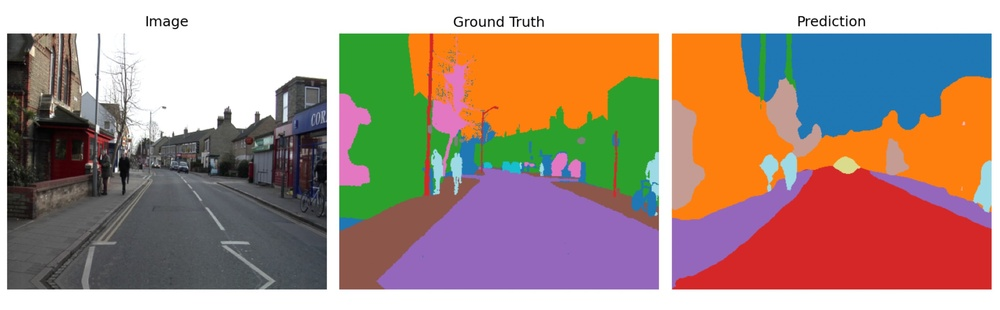
#> input picture pic/SMP.jpg, 1000 x 310 px, shrunk from 2769 x 858 before the run
$ python extract1.py --image pic/SMP.jpg
#> lines starting #> are read from the running program, lines starting #| are printed output that depends on the picture; after the words box and inside, x2 and y2 are one past the last pixel; in counts of white or black regions, pixels touching at a corner belong together
#!/usr/bin/env python3
# -*- coding: utf-8 -*-
"""
图像独立元素分离脚本

功能：
    - 从 PNG 图片中自动分离独立视觉元素
    - 每个元素输出为带透明通道的 PNG 文件，保存在 output/{图片名}/ 下
    - 优先使用图片自带的透明通道；若无则基于颜色背景估计 + 连通分量生成前景

用法：
    # 处理 test_img 目录下所有 PNG
    python extract.py

    # 处理单张图片
    python extract.py --image test_img/xxx.png
"""

import argparse
import os
import sys
import warnings

# 可选：如需屏蔽 OpenCV 或 NumPy 的警告可取消下一行注释
warnings.filterwarnings("ignore", category=UserWarning)

import cv2
import numpy as np

# ---------------------------------------------------------------------------
# 配置：目录与默认参数
# ---------------------------------------------------------------------------
SCRIPT_DIR = os.path.dirname(os.path.abspath(__file__))
DEFAULT_INPUT_DIR = os.path.join(SCRIPT_DIR, "test_img")
DEFAULT_OUTPUT_DIR = os.path.join(SCRIPT_DIR, "output")
# 连通分量最小面积（像素），过小的斑点视为噪点
MIN_ELEMENT_AREA = 100
# 颜色距离阈值（无 alpha 时的背景分割）
DEFAULT_COLOR_THRESHOLD = 30


def _ensure_rgba(img_bgr, alpha=None):
    """将 BGR 转为 BGRA；若提供 alpha 则使用，否则不透明。"""
    if img_bgr is None:
        return None
    if len(img_bgr.shape) == 2:
        img_bgr = cv2.cvtColor(img_bgr, cv2.COLOR_GRAY2BGR)
    if img_bgr.shape[2] == 4:
        return img_bgr  # 已是 BGRA
    if alpha is not None:
        return cv2.merge((img_bgr, alpha))
    return cv2.merge((img_bgr, np.full(img_bgr.shape[:2], 255, dtype=np.uint8)))


def _read_png(path):
    """
    读取 PNG，兼容带/不带透明通道。
    返回 (BGR 或 BGRA 的 ndarray, 是否有 alpha)。
    """
    img = cv2.imread(path, cv2.IMREAD_UNCHANGED)
    if img is None:
        return None, False
    if len(img.shape) == 2:
        img = cv2.cvtColor(img, cv2.COLOR_GRAY2BGR)
    has_alpha = img.shape[2] == 4
    return img, has_alpha


def _get_mask_from_alpha(img):
    """从带透明通道的图中取二值前景掩码（非完全透明为前景）。"""
    if img.shape[2] != 4:
        return None
    alpha = img[:, :, 3]
    _, mask = cv2.threshold(alpha, 1, 255, cv2.THRESH_BINARY)
    return mask


def _detect_background_color(img_bgr):
    """从图像四角区域估计背景颜色（BGR）。"""
    h, w = img_bgr.shape[:2]
    s = min(15, h // 2, w // 2)
    if s <= 0:
        return np.array([255, 255, 255], dtype=np.uint8)
    regions = [
        img_bgr[0:s, 0:s],
        img_bgr[0:s, w - s : w],
        img_bgr[h - s : h, 0:s],
        img_bgr[h - s : h, w - s : w],
    ]
    return np.median(np.vstack([r.reshape(-1, 3) for r in regions]), axis=0).astype(np.uint8)


def _color_distance(p, bg):
    return np.sqrt(np.sum((p.astype(np.float32) - bg.astype(np.float32)) ** 2))


def _get_mask_from_color(img_bgr, bg_color, threshold):
    """根据与背景色的距离得到二值前景掩码。"""
    h, w = img_bgr.shape[:2]
    bg = np.array(bg_color, dtype=np.float32).reshape(1, 1, 3)
    dist = np.sqrt(np.sum((img_bgr.astype(np.float32) - bg) ** 2, axis=2))
    mask = (dist > threshold).astype(np.uint8) * 255
    kernel = np.ones((3, 3), np.uint8)
    mask = cv2.morphologyEx(mask, cv2.MORPH_OPEN, kernel)
    return mask


def _connected_components(mask, min_area=MIN_ELEMENT_AREA):
    """
    对二值掩码做连通分量分析，返回每个前景成分的 (标签图, 成分数量)。
    标签 0 为背景，1..N 为各独立元素。
    """
    num_labels, labels, stats, _ = cv2.connectedComponentsWithStats(mask, connectivity=8)
    # 过滤面积过小的成分（可选：将小成分并入背景）
    h, w = mask.shape[:2]
    for i in range(1, num_labels):
        if stats[i, cv2.CC_STAT_AREA] < min_area:
            labels[labels == i] = 0
    # 重新编号，使标签连续 0,1,2,...
    unique = np.unique(labels)
    unique = unique[unique > 0]
    new_labels = np.zeros_like(labels)
    for idx, old in enumerate(unique, start=1):
        new_labels[labels == old] = idx
    return new_labels, len(unique)


def _save_elements(rgba, labels, num_elements, output_dir):
    """
    将每个连通分量保存为独立 PNG（带透明通道）。
    输出文件：output_dir/element_1.png, element_2.png, ...
    """
    os.makedirs(output_dir, exist_ok=True)
    saved = []
    for i in range(1, num_elements + 1):
        mask_i = (labels == i).astype(np.uint8)
        if mask_i.sum() == 0:
            continue
        # 仅保留当前成分的像素，其余透明
        out = np.zeros((rgba.shape[0], rgba.shape[1], 4), dtype=np.uint8)
        out[:, :, :3] = rgba[:, :, :3]
        out[:, :, 3] = rgba[:, :, 3] * mask_i
        # 可选：裁剪到外接矩形以减小文件（此处保存整图以保持坐标一致）
        out_path = os.path.join(output_dir, f"element_{i}.png")
        cv2.imwrite(out_path, out)
        saved.append(out_path)
    return saved


def process_one_image(image_path, output_base_dir, min_area=MIN_ELEMENT_AREA, color_threshold=DEFAULT_COLOR_THRESHOLD):
    """
    处理单张 PNG：得到前景掩码 → 连通分量 → 写出 element_*.png。
    """
    img, has_alpha = _read_png(image_path)
    if img is None:
        return False, f"无法读取图片: {image_path}"

    # 统一为 BGRA
    if has_alpha:
        rgba = img
        mask = _get_mask_from_alpha(img)
    else:
        rgb_only = img[:, :, :3].copy()
        # 使用颜色法生成前景掩码
        bg_color = _detect_background_color(rgb_only)
        mask = _get_mask_from_color(rgb_only, bg_color, color_threshold)
        rgba = _ensure_rgba(rgb_only, mask)

    labels, num_elements = _connected_components(mask, min_area=min_area)
    if num_elements == 0:
        return False, "未检测到任何独立元素"

    base_name = os.path.splitext(os.path.basename(image_path))[0]
    out_dir = os.path.join(output_base_dir, base_name)
    saved = _save_elements(rgba, labels, num_elements, out_dir)
    return True, out_dir


def main():
    parser = argparse.ArgumentParser(description="从 PNG 图片中分离独立元素（输出至 output/{图片名}/element_*.png）")
    parser.add_argument("--image", default=None, help="输入 PNG 路径；不指定则处理 test_img 下全部 PNG")
    parser.add_argument("--input-dir", default=DEFAULT_INPUT_DIR, help="默认输入目录（未指定 --image 时）")
    parser.add_argument("--output-dir", default=DEFAULT_OUTPUT_DIR, help="输出根目录")
    parser.add_argument("--min-area", type=int, default=MIN_ELEMENT_AREA, help="最小元素面积（像素）")
    parser.add_argument("--threshold", type=int, default=DEFAULT_COLOR_THRESHOLD, help="颜色法背景阈值（0-255）")
    args = parser.parse_args()

    if args.image:
        paths = [os.path.abspath(args.image)]
        if not os.path.isfile(paths[0]):
            print(f"错误：文件不存在 - {paths[0]}", file=sys.stderr)
            sys.exit(1)
    else:
        if not os.path.isdir(args.input_dir):
            print(f"错误：输入目录不存在 - {args.input_dir}", file=sys.stderr)
            sys.exit(1)
        paths = [
            os.path.join(args.input_dir, f)
            for f in os.listdir(args.input_dir)
            if f.lower().endswith(".png")
        ]
        if not paths:
            print(f"未在 {args.input_dir} 中找到 PNG 文件。", file=sys.stderr)
            sys.exit(1)

    # 执行处理
    success_count = 0
    fail_count = 0
    for path in paths:
        ok, result = process_one_image(
            path,
            args.output_dir,
            min_area=args.min_area,
            color_threshold=args.threshold,
        )
#> in _read_png, img is the input picture: shape (310, 1000, 3); mean B, G, R 132.2, 143.4, 167.9
#> in process_one_image, `img, has_alpha = _read_png(image_path)`: has_alpha = False
#> in process_one_image, `bg_color = _detect_background_color(rgb_only)`: bg_color = [255, 255, 255]
#> in _get_mask_from_color, `bg = np.array(bg_color, dtype=np.float32).reshape(1, 1, 3)`: bg = [[255, 255, 255]]
#> in _get_mask_from_color, `dist = np.sqrt(np.sum((img_bgr.astype(np.float32) - bg) ** 2, axis=2))`:
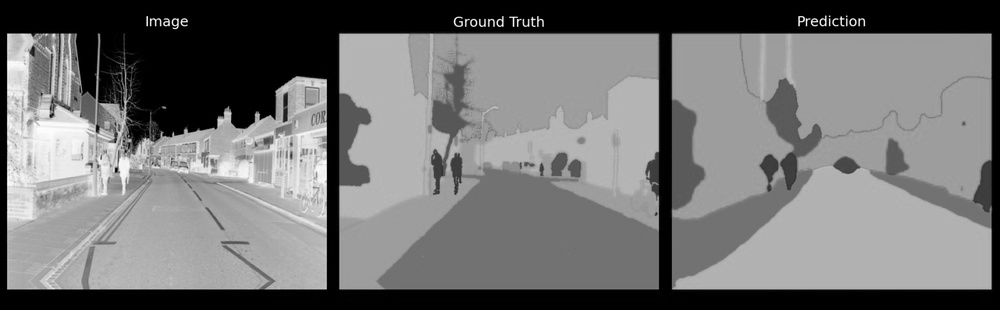
#> dist: shape (310, 1000) float32; min 0, max 441.7, mean 200.2; drawn with min black and max white
#> in _get_mask_from_color, `mask = (dist > threshold).astype(np.uint8) * 255`:
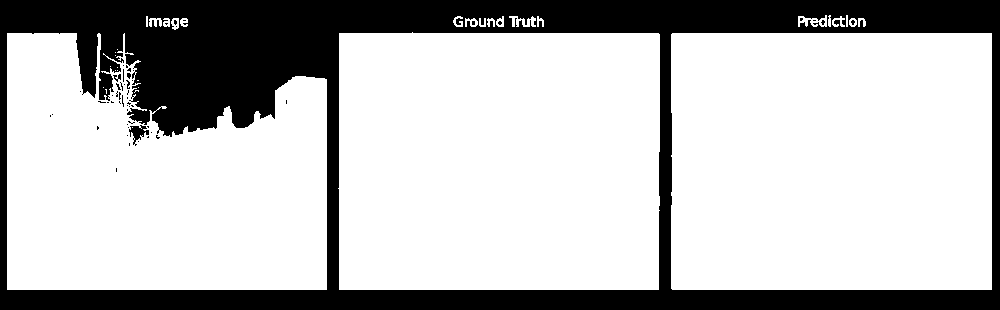
#> mask: shape (310, 1000); 74.2% white; 55 black regions (52 under 20 px), largest, box (x1, y1, x2, y2) and area: (0, 0, 1000, 310) 79401, (129, 125, 149, 146) 190, (113, 74, 121, 82) 31
#> in _get_mask_from_color, `mask = cv2.morphologyEx(mask, cv2.MORPH_OPEN, kernel)`: mask: shape (310, 1000); 73.7% white; 8 black regions (7 under 20 px), largest, box (x1, y1, x2, y2) and area: (0, 0, 1000, 310) 81440
#> in _connected_components, `num_labels, labels, stats, _ = cv2.connectedComponentsWithStats(mask, ..`:
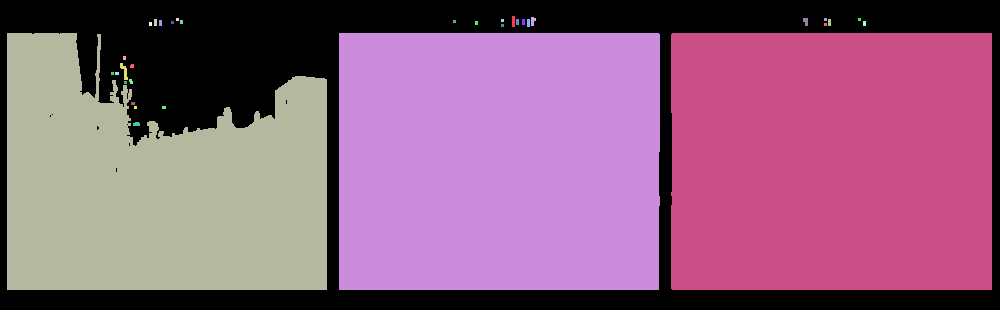
#> labels: shape (310, 1000) int32; 36 distinct labels, from 0 to 35; one colour per label, 0 black
#> in _connected_components, `num_labels, labels, stats, _ = cv2.connectedComponentsWithStats(mask, ..`: num_labels = 36; stats = 36 rows, first 6: [0, 0, 1000, 310, 81461], [512, 16, 3, 11, 33], [531, 17, 5, 9, 33], [154, 19, 3, 7, 21], [176, 18, 3, 3, 9], [501, 19, 3, 3, 9]
#> after the loop in _connected_components, `for i in range(1, num_labels):`:
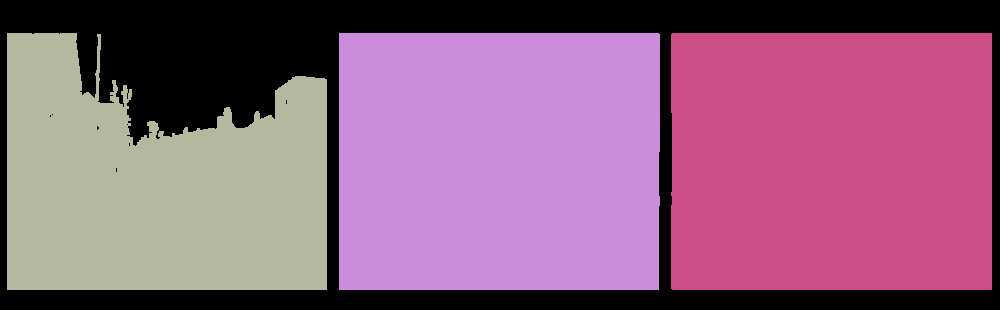
#> labels: shape (310, 1000) int32; 4 distinct labels, from 0 to 24; one colour per label, 0 black
#> in _connected_components, `unique = np.unique(labels)`: unique = [0, 22, 23, 24]
#> in _connected_components, `unique = unique[unique > 0]`: unique = [22, 23, 24]
#> the loop in _connected_components, `for idx, old in enumerate(unique, start=1):` made 3 passes
#> after the loop in _connected_components, `for idx, old in enumerate(unique, start=1):`:
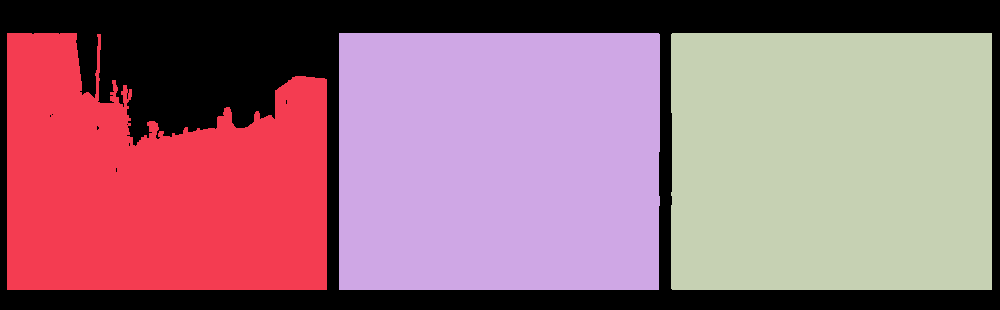
#> new_labels: shape (310, 1000) int32; 4 distinct labels, from 0 to 3; one colour per label, 0 black
#> in process_one_image, `labels, num_elements = _connected_components(mask, min_area=min_area)`: num_elements = 3
#> the loop in _save_elements, `for i in range(1, num_elements + 1):` made 3 passes
#> pass 1, in _save_elements, `mask_i = (labels == i).astype(np.uint8)`:
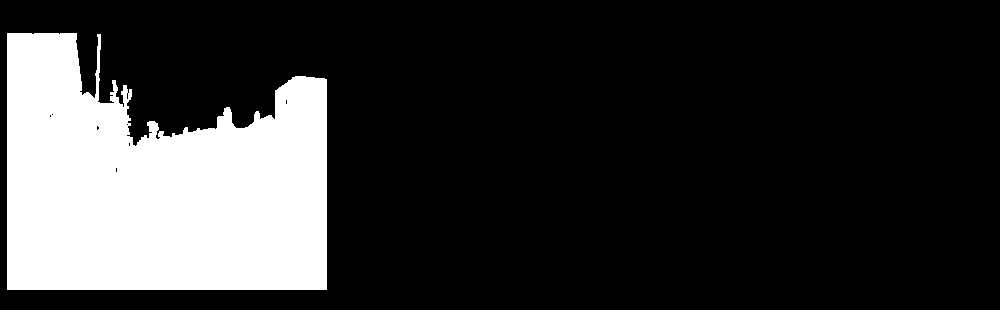
#> mask_i: shape (310, 1000); values 0 (black) and 1 (white), 20.4% white; 1 white region, box (x1, y1, x2, y2) and area: (7, 33, 327, 290) 63229
#> pass 2, in _save_elements, `mask_i = (labels == i).astype(np.uint8)`:
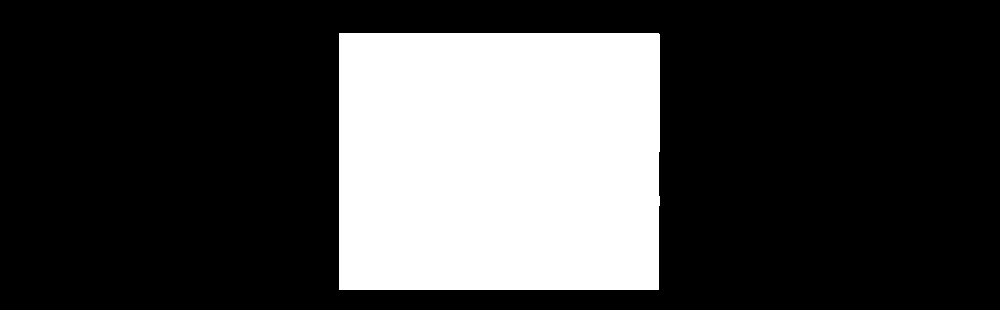
#> mask_i: shape (310, 1000); values 0 (black) and 1 (white), 26.6% white; 1 white region, box (x1, y1, x2, y2) and area: (339, 33, 660, 290) 82368
#> after the loop in _save_elements, `for i in range(1, num_elements + 1):`: saved = 3 items
        if ok:
            print(f"✅ 已处理: {path} -> 输出目录: {result}")
            success_count += 1
        else:
            print(f"❌ 处理失败: {path} -> {result}", file=sys.stderr)
            fail_count += 1

    print(f"\n处理完成：成功 {success_count} 张，失败 {fail_count} 张")


if __name__ == "__main__":
    main()
